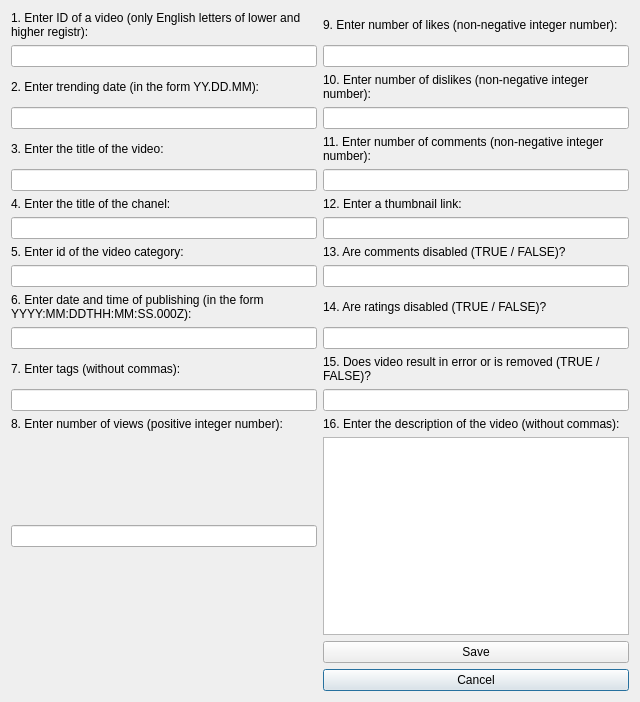
<?xml version="1.0" encoding="UTF-8"?>
<ui version="4.0">
 <class>Dialog</class>
 <widget class="QDialog" name="Dialog">
  <property name="geometry">
   <rect>
    <x>0</x>
    <y>0</y>
    <width>640</width>
    <height>702</height>
   </rect>
  </property>
  <property name="windowTitle">
   <string>Add a video</string>
  </property>
  <layout class="QGridLayout" name="gridLayout">
   <item row="14" column="2">
    <widget class="QLabel" name="label_16">
     <property name="text">
      <string>16. Enter the description of the video (without commas):</string>
     </property>
     <property name="scaledContents">
      <bool>false</bool>
     </property>
     <property name="wordWrap">
      <bool>true</bool>
     </property>
    </widget>
   </item>
   <item row="0" column="0">
    <widget class="QLabel" name="label">
     <property name="text">
      <string>1. Enter ID of a video (only English letters of lower and higher registr):</string>
     </property>
     <property name="wordWrap">
      <bool>true</bool>
     </property>
    </widget>
   </item>
   <item row="1" column="0">
    <widget class="QLineEdit" name="lineEdit"/>
   </item>
   <item row="11" column="2">
    <widget class="QLineEdit" name="lineEdit_14"/>
   </item>
   <item row="9" column="2">
    <widget class="QLineEdit" name="lineEdit_13"/>
   </item>
   <item row="18" column="2">
    <widget class="QPushButton" name="pushButton">
     <property name="text">
      <string>Cancel</string>
     </property>
    </widget>
   </item>
   <item row="3" column="0">
    <widget class="QLineEdit" name="lineEdit_2"/>
   </item>
   <item row="10" column="0">
    <widget class="QLabel" name="label_6">
     <property name="text">
      <string>6. Enter date and time of publishing (in the form YYYY:MM:DDTHH:MM:SS.000Z):</string>
     </property>
     <property name="wordWrap">
      <bool>true</bool>
     </property>
    </widget>
   </item>
   <item row="1" column="2">
    <widget class="QLineEdit" name="lineEdit_9"/>
   </item>
   <item row="2" column="0">
    <widget class="QLabel" name="label_2">
     <property name="text">
      <string>2. Enter trending date (in the form YY.DD.MM):</string>
     </property>
    </widget>
   </item>
   <item row="9" column="0">
    <widget class="QLineEdit" name="lineEdit_5"/>
   </item>
   <item row="7" column="0">
    <widget class="QLineEdit" name="lineEdit_4"/>
   </item>
   <item row="10" column="2">
    <widget class="QLabel" name="label_14">
     <property name="text">
      <string>14. Are ratings disabled (TRUE / FALSE)?</string>
     </property>
    </widget>
   </item>
   <item row="12" column="0">
    <widget class="QLabel" name="label_7">
     <property name="text">
      <string>7. Enter tags (without commas):</string>
     </property>
    </widget>
   </item>
   <item row="11" column="0">
    <widget class="QLineEdit" name="lineEdit_6"/>
   </item>
   <item row="8" column="2">
    <widget class="QLabel" name="label_13">
     <property name="text">
      <string>13. Are comments disabled (TRUE / FALSE)?</string>
     </property>
    </widget>
   </item>
   <item row="4" column="0">
    <widget class="QLabel" name="label_3">
     <property name="text">
      <string>3. Enter the title of the video:</string>
     </property>
    </widget>
   </item>
   <item row="6" column="0">
    <widget class="QLabel" name="label_4">
     <property name="text">
      <string>4. Enter the title of the chanel:</string>
     </property>
    </widget>
   </item>
   <item row="13" column="0">
    <widget class="QLineEdit" name="lineEdit_7"/>
   </item>
   <item row="12" column="2">
    <widget class="QLabel" name="label_15">
     <property name="text">
      <string>15. Does video result in error or is removed (TRUE / FALSE)?</string>
     </property>
     <property name="wordWrap">
      <bool>true</bool>
     </property>
    </widget>
   </item>
   <item row="6" column="2">
    <widget class="QLabel" name="label_12">
     <property name="text">
      <string>12. Enter a thumbnail link:</string>
     </property>
    </widget>
   </item>
   <item row="3" column="2">
    <widget class="QLineEdit" name="lineEdit_10"/>
   </item>
   <item row="4" column="2">
    <widget class="QLabel" name="label_11">
     <property name="text">
      <string>11. Enter number of comments (non-negative integer number):</string>
     </property>
     <property name="wordWrap">
      <bool>true</bool>
     </property>
    </widget>
   </item>
   <item row="7" column="2">
    <widget class="QLineEdit" name="lineEdit_12"/>
   </item>
   <item row="8" column="0">
    <widget class="QLabel" name="label_5">
     <property name="text">
      <string>5. Enter id of the video category:</string>
     </property>
    </widget>
   </item>
   <item row="2" column="2">
    <widget class="QLabel" name="label_10">
     <property name="text">
      <string>10. Enter number of dislikes (non-negative integer number):</string>
     </property>
     <property name="wordWrap">
      <bool>true</bool>
     </property>
    </widget>
   </item>
   <item row="5" column="2">
    <widget class="QLineEdit" name="lineEdit_11"/>
   </item>
   <item row="13" column="2">
    <widget class="QLineEdit" name="lineEdit_15"/>
   </item>
   <item row="0" column="2">
    <widget class="QLabel" name="label_9">
     <property name="text">
      <string>9. Enter number of likes (non-negative integer number):</string>
     </property>
     <property name="wordWrap">
      <bool>true</bool>
     </property>
    </widget>
   </item>
   <item row="14" column="0">
    <widget class="QLabel" name="label_8">
     <property name="text">
      <string>8. Enter number of views (positive integer number):</string>
     </property>
     <property name="wordWrap">
      <bool>true</bool>
     </property>
    </widget>
   </item>
   <item row="16" column="0">
    <widget class="QLineEdit" name="lineEdit_8"/>
   </item>
   <item row="5" column="0">
    <widget class="QLineEdit" name="lineEdit_3"/>
   </item>
   <item row="16" column="2">
    <widget class="QTextEdit" name="textEdit"/>
   </item>
   <item row="17" column="2">
    <widget class="QPushButton" name="pushButton_2">
     <property name="text">
      <string>Save</string>
     </property>
    </widget>
   </item>
  </layout>
 </widget>
 <resources/>
 <connections/>
</ui>
